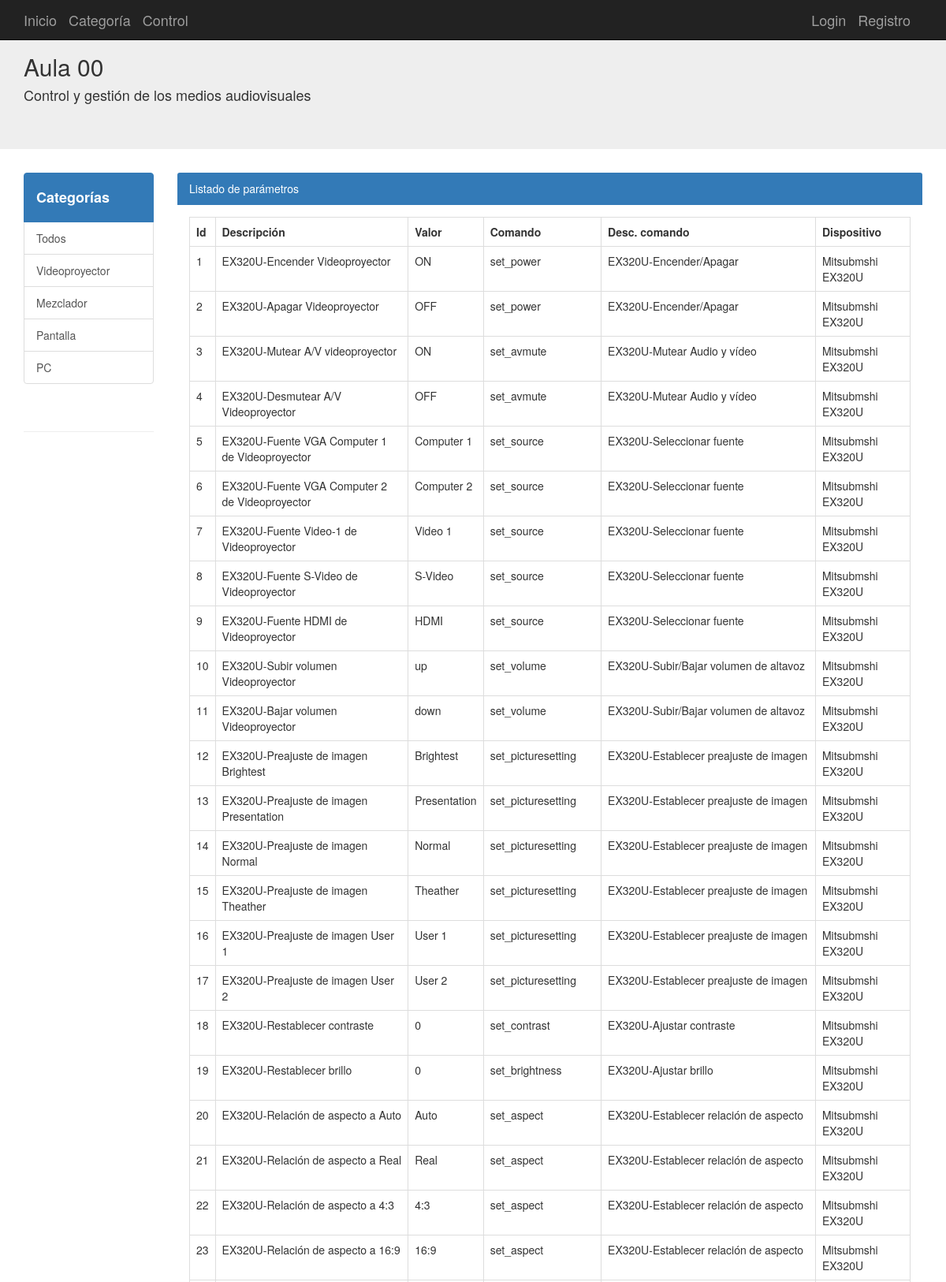
/parametros (upper part), run on the app's committed database.
### aplicacion/models.py (models this page shows, shortened)
class Categorias(db.Model):
	__tablename__ = 'categorias'
	id = Column(Integer, primary_key=True)
	nombre = Column(String(100))
	dispositivo = relationship("Dispositivos", cascade="all, delete-orphan", backref="Categorias",lazy='dynamic')

class Parametros(db.Model):
	__tablename__ = 'parametros'
	id = Column(Integer, primary_key=True)
	descripcion = Column(String(100))
	valor = Column(String(255))
	ComandoId = Column(Integer,ForeignKey('comandos.id'), nullable=False)
	comando = relationship("Comandos", backref = "Parametros")
	boton = relationship("Botones", cascade="all,delete-orphan",backref="Parametros", lazy = "dynamic")

class Comandos(db.Model):
	__tablename__ = 'comandos'
	id = Column(Integer, primary_key=True)
	descripcion = Column(String(100))
	codigo = Column(String(255))
	DispositivoId = Column(Integer,ForeignKey('dispositivos.id'), nullable=False)
	dispositivo = relationship("Dispositivos", backref = "Comandos")
	parametro = relationship("Parametros", cascade="all,delete-orphan", backref = "Comandos", lazy = "dynamic")

class Dispositivos(db.Model):
	__tablename__ = 'dispositivos'
	id = Column(Integer, primary_key=True)
	nombre = Column(String(100),nullable=False)
	descripcion = Column(String(255))
	imagen = Column(String(255))
	puerto = Column(String(100))
	ip = Column(String(100))
	mac = Column(String(100))
	archivoHTML = Column(String(255))
	archivoPY = Column(String(255))
	CategoriaId=Column(Integer,ForeignKey('categorias.id'), nullable=False)
	categoria = relationship("Categorias", backref="Dispositivos")
	comando = relationship("Comandos", cascade="all, delete-orphan",backref = "Dispositivos",lazy='dynamic')

### aplicacion/app.py (the view)
@app.route('/parametros')
def parametros():
	categorias=Categorias.query.all()
	logging.info("/parametros.html Llamada a página de parámetros")
	parametros = Parametros.query.all()
	return render_template("parametros.html", categorias=categorias, parametros = parametros)

### aplicacion/templates/parametros.html (shortened to what this page needs)
{% extends "base.html" %}
{% block contenido %}
<div class="col-md-10">
  <div class="panel-primary">
    <div class="panel-heading">Listado de parámetros
    </div>
    <div class="panel-body">
      <table class="table table-bordered">
        <tr>
          <th>Id</th>
          <th>Descripción </th>
          <th>Valor</th>
          <th>Comando</th>
          <th>Desc. comando</th>
          <th>Dispositivo</th>
        </tr>
        {% for p in parametros %}
        <tr>
          <td>{{p.id}}</td>
          <td>{{p.descripcion}}</td>
          <td>{{p.valor}}</td>
          <td>{{p.comando.codigo}}</td>
          <td>{{p.comando.descripcion}}</td>
          <td>{{p.comando.dispositivo.nombre}}</td>
        </tr>
        {% endfor %}
      </table>
    </div>
  </div>
</div>
{% endblock %}

### aplicacion/templates/base.html (shortened to what this page needs)
{% extends "bootstrap/base.html" %}
{% block navbar %}
<link rel="stylesheet" href="/static/css/style.css">
<nav class="navbar navbar-inverse navbar-fixed-top">
      <div class="container">
        <div class="navbar-header">
          <a class="navbar-brand" href="/">Inicio</a>
          <a class="navbar-brand" href="{{url_for('categorias')}}">Categoría</a>
          <a class="navbar-brand" href="{{url_for('botonera')}}">Control</a>
        </div>
        <div id="navbar" class="navbar-collapse collapse navbar-right">
          {% if current_user.is_authenticated %}
          <a class="navbar-brand " href="/perfil/{{current_user.username}}"> Perfil</a>
          <a class="navbar-brand " href="/logout"> {{current_user.username}} (Salir)</a>
          {% else %}
          <a class="navbar-brand " href="/login">Login</a>
          <a class="navbar-brand " href="/registro">Registro</a>
          {% endif %}
        </div>
      </div>
    </nav>
    <div class="jumbotron">
      <div class="container">
        <h2>Aula 00</h2>
        <h4>Control y gestión de los medios audiovisuales</h4>
      </div>
    </div>
{% endblock %}
{% block content %}
<div class="container-fluid">
  <div class="row">
    <div class="container">
      <div class="row">
          <div class="col-md-2 offset-md-2">
            <div class="list-group">
              <a class="list-group-item active" href="{{url_for('categorias')}}"><h4><strong>Categorías</strong></h4></a>
              {% for cat in categorias %}
              {% if categoria_id==cat.id%}
              <a class="list-group-item list-group-item-info" href="{{url_for('inicio',id=cat.id)}}">{{cat.nombre}}</a>
              {% else %}
              <a class="list-group-item" href="{{url_for('inicio',id=cat.id)}}">{{cat.nombre}}</a>
              {% endif%}
              {% endfor %}
            </div>
            <br>
            <hr>
          </div>
        {% block contenido %}{% endblock %}
      </div>
    </div>
  </div>
</div>
{% endblock %}

### data on the page
Categorias: nombre "Todos"
Categorias: nombre "Videoproyector"
Categorias: nombre "Mezclador"
Categorias: nombre "Pantalla"
Categorias: nombre "PC"
Parametros: id "1", descripcion "EX320U-Encender Videoproyector", valor "ON", comando.codigo "set_power", comando.descripcion "EX320U-Encender/Apagar", comando.dispositivo.nombre "Mitsubmshi EX320U"
Parametros: id "2", descripcion "EX320U-Apagar Videoproyector", valor "OFF", comando.codigo "set_power", comando.descripcion "EX320U-Encender/Apagar", comando.dispositivo.nombre "Mitsubmshi EX320U"
Parametros: id "3", descripcion "EX320U-Mutear A/V videoproyector", valor "ON", comando.codigo "set_avmute", comando.descripcion "EX320U-Mutear Audio y vídeo", comando.dispositivo.nombre "Mitsubmshi EX320U"
Parametros: id "4", descripcion "EX320U-Desmutear A/V Videoproyector", valor "OFF", comando.codigo "set_avmute", comando.descripcion "EX320U-Mutear Audio y vídeo", comando.dispositivo.nombre "Mitsubmshi EX320U"
Parametros: id "5", descripcion "EX320U-Fuente VGA Computer 1 de Videoproyector", valor "Computer 1", comando.codigo "set_source", comando.descripcion "EX320U-Seleccionar fuente", comando.dispositivo.nombre "Mitsubmshi EX320U"
Parametros: id "6", descripcion "EX320U-Fuente VGA Computer 2 de Videoproyector", valor "Computer 2", comando.codigo "set_source", comando.descripcion "EX320U-Seleccionar fuente", comando.dispositivo.nombre "Mitsubmshi EX320U"
Parametros: id "7", descripcion "EX320U-Fuente Video-1 de Videoproyector", valor "Video 1", comando.codigo "set_source", comando.descripcion "EX320U-Seleccionar fuente", comando.dispositivo.nombre "Mitsubmshi EX320U"
Parametros: id "8", descripcion "EX320U-Fuente S-Video de Videoproyector", valor "S-Video", comando.codigo "set_source", comando.descripcion "EX320U-Seleccionar fuente", comando.dispositivo.nombre "Mitsubmshi EX320U"
Parametros: id "9", descripcion "EX320U-Fuente HDMI de Videoproyector", valor "HDMI", comando.codigo "set_source", comando.descripcion "EX320U-Seleccionar fuente", comando.dispositivo.nombre "Mitsubmshi EX320U"
Parametros: id "10", descripcion "EX320U-Subir volumen Videoproyector", valor "up", comando.codigo "set_volume", comando.descripcion "EX320U-Subir/Bajar volumen de altavoz", comando.dispositivo.nombre "Mitsubmshi EX320U"
Parametros: id "11", descripcion "EX320U-Bajar volumen Videoproyector", valor "down", comando.codigo "set_volume", comando.descripcion "EX320U-Subir/Bajar volumen de altavoz", comando.dispositivo.nombre "Mitsubmshi EX320U"
Parametros: id "12", descripcion "EX320U-Preajuste de imagen Brightest", valor "Brightest", comando.codigo "set_picturesetting", comando.descripcion "EX320U-Establecer preajuste de imagen", comando.dispositivo.nombre "Mitsubmshi EX320U"
Parametros: id "13", descripcion "EX320U-Preajuste de imagen Presentation", valor "Presentation", comando.codigo "set_picturesetting", comando.descripcion "EX320U-Establecer preajuste de imagen", comando.dispositivo.nombre "Mitsubmshi EX320U"
Parametros: id "14", descripcion "EX320U-Preajuste de imagen Normal", valor "Normal", comando.codigo "set_picturesetting", comando.descripcion "EX320U-Establecer preajuste de imagen", comando.dispositivo.nombre "Mitsubmshi EX320U"
Parametros: id "15", descripcion "EX320U-Preajuste de imagen Theather", valor "Theather", comando.codigo "set_picturesetting", comando.descripcion "EX320U-Establecer preajuste de imagen", comando.dispositivo.nombre "Mitsubmshi EX320U"
Parametros: id "16", descripcion "EX320U-Preajuste de imagen User 1", valor "User 1", comando.codigo "set_picturesetting", comando.descripcion "EX320U-Establecer preajuste de imagen", comando.dispositivo.nombre "Mitsubmshi EX320U"
Parametros: id "17", descripcion "EX320U-Preajuste de imagen User 2", valor "User 2", comando.codigo "set_picturesetting", comando.descripcion "EX320U-Establecer preajuste de imagen", comando.dispositivo.nombre "Mitsubmshi EX320U"
Parametros: id "18", descripcion "EX320U-Restablecer contraste", valor "0", comando.codigo "set_contrast", comando.descripcion "EX320U-Ajustar contraste", comando.dispositivo.nombre "Mitsubmshi EX320U"
Parametros: id "19", descripcion "EX320U-Restablecer brillo", valor "0", comando.codigo "set_brightness", comando.descripcion "EX320U-Ajustar brillo", comando.dispositivo.nombre "Mitsubmshi EX320U"
Parametros: id "20", descripcion "EX320U-Relación de aspecto a Auto", valor "Auto", comando.codigo "set_aspect", comando.descripcion "EX320U-Establecer relación de aspecto", comando.dispositivo.nombre "Mitsubmshi EX320U"
Parametros: id "21", descripcion "EX320U-Relación de aspecto a Real", valor "Real", comando.codigo "set_aspect", comando.descripcion "EX320U-Establecer relación de aspecto", comando.dispositivo.nombre "Mitsubmshi EX320U"
Parametros: id "22", descripcion "EX320U-Relación de aspecto a 4:3", valor "4:3", comando.codigo "set_aspect", comando.descripcion "EX320U-Establecer relación de aspecto", comando.dispositivo.nombre "Mitsubmshi EX320U"
Parametros: id "23", descripcion "EX320U-Relación de aspecto a 16:9", valor "16:9", comando.codigo "set_aspect", comando.descripcion "EX320U-Establecer relación de aspecto", comando.dispositivo.nombre "Mitsubmshi EX320U"
